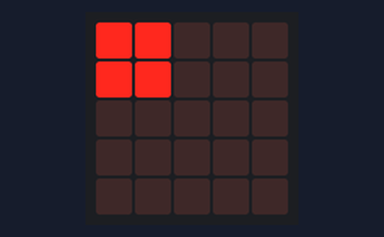
Bench run of a program on a simulated BBC micro:bit running MicroPython. Shown: the board's 5×5 LED display. Random numbers come from a fixed seed; the 48×5 strip is a reading aid, not a part: it shows the text the display is scrolling, unrolled, one strip-width of it at a time.

Above: at 0.1 s.
At 3.1 s:
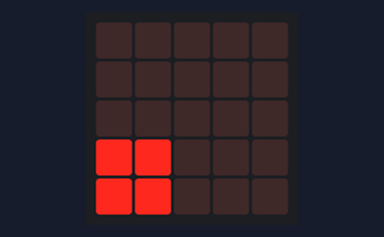
At 7.1 s:
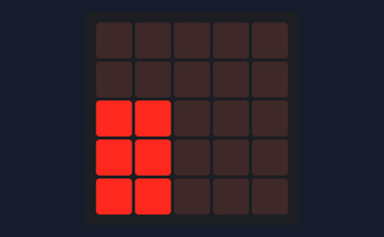
At 13.1 s:
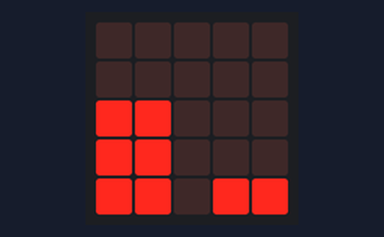
At 18.1 s:
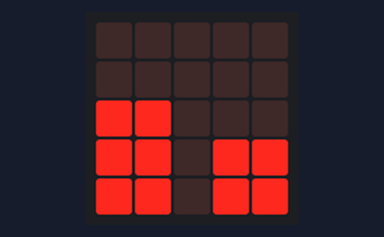
At 20.1 s:
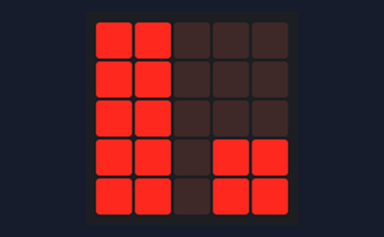

Measured:
- what the display in image 1 shows lasts 2.0 s, from 3.0 s to 5.0 s
- what the display in image 5 shows lasts 3.0 s, from 20.0 s to 23.0 s

The program:

AutomatedTetris_Microbit.py
```python
#
#  You can use this script directly on the microbit website (https://python.microbit.org/v/2)
#  and test it on your microbit device.
#
from random import choice, randint
from microbit import *

while True:
    score = 0
    currents = ["00000",
                "00000",
                "00000",
                "00000",
                "00000"]

    blocks = [[2,2],[2,1],[1,2]]

    class Piece:
        global currents

        def __init__(self,x,y):
            self.lost = False
            self.x = x
            self.y = y
            self.spawn()

    # next_y is next y
    # x is the amount of the x's
    # i is the first index (index of first 9 in the block)
    # moving is if it's moving or not
    # ys checks if the block uses two y's (two rows, y is > 1)
        def fill(self,next_y,x,i,moving=False,ys=False):
                if next_y > 4:
                    return False
                row = [x for x in currents[next_y]]
                if moving and ys:
                    old_row = [x for x in currents[next_y-2]]
                elif moving and not ys:
                    old_row = [x for x in currents[next_y-1]]
                else:
                    old_row = []


                if row[i] == '9':
                    self.lost = True
                    return False
                elif x == 2 and row[i+1] == '9':
                    self.lost = True
                    return False
                else:
                    row[i] = '9'

                    if moving:
                        old_row[i] = '0'
                    if x == 2:
                        row[i+1] = '9'
                        if moving:
                            old_row[i+1] = '0'

                    return ''.join(row),''.join(old_row)


        def spawn(self):
            #
            #  Spawning the piece
            #
            self.block = []
            self.first_index = randint(0,3)

            if currents[0][self.first_index] == '9':
                self.lost = True

            for r in range(self.y):
                rows = self.fill(r,self.x,self.first_index)
                try:
                    if not rows:
                        return
                except:
                    pass
                currents[r] = rows[0]
                self.block.append([r,self.first_index,self.x])
            self.last_y = self.block[-1][0]
            return

        def move(self):
            self.last_y += 1
            info = self.fill(self.last_y,self.x,self.first_index,moving=True,ys=bool(self.block[-1][0]))
            if not info:
                return False
            currents[self.last_y] = info[0]
            if len(self.block) > 1:
                currents[self.last_y-2] = info[1]
            else:
                currents[self.last_y-1] = info[1]

    def check_removation():
        global score
        for _ in currents:
            full = '99999' in currents
            if full:
                score += 1
                currents.remove('99999')
                currents.insert(0,'00000')


    while True:
        chosen_block = choice(blocks)
        The_Piece = Piece(chosen_block[0],chosen_block[1])
        image = Image("{0}:{1}:{2}:{3}:{4}".format(currents[0],currents[1],currents[2],currents[3],currents[4]))
        display.show(image)
        sleep(1000)

        if The_Piece.lost:
            display.scroll("Game Over: Score: " + str(score))
            score = 0
            break

        run = True
        while run:
            res = The_Piece.move()
            if res == False:
                run = False
            image = Image("{0}:{1}:{2}:{3}:{4}".format(currents[0],currents[1],currents[2],currents[3],currents[4]))
            display.show(image)
            sleep(1000)
        check_removation()
```
